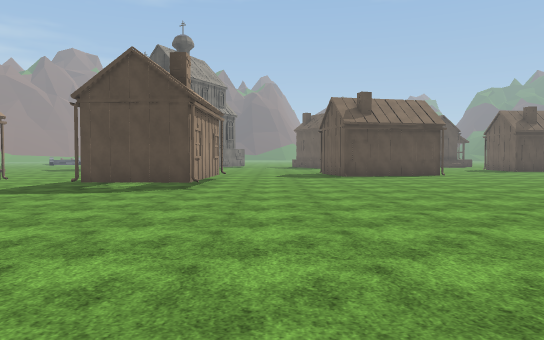
View 1 (above)

24 first-person views from a walk through a scene from a Unity 3-D project. The camera is 1.4 m above the floor, tilts 2° down and sees 70° across. The floor is counted in squares, 2 m on a side. Each view is taken from the middle of a square. On the plan, view 1 faces up. The plan holds only what a view shows up to about 11 squares ahead; the rest is blank. The place goes on beyond the plan. The terrain is drawn as flat ground. Some animated figures are left out. Some surface patterns are stand-ins.

View 2
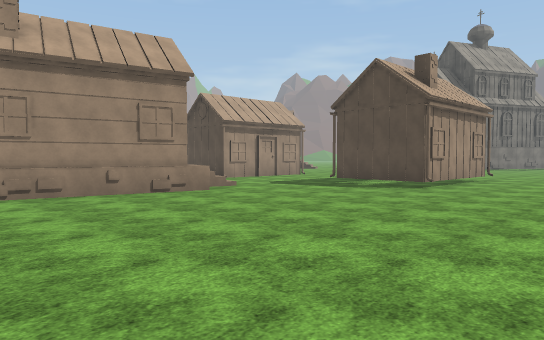

View 3
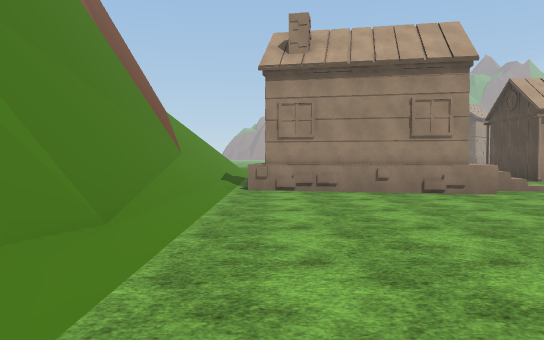

View 4
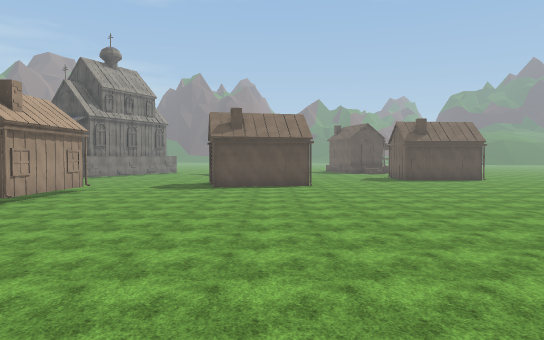

View 5
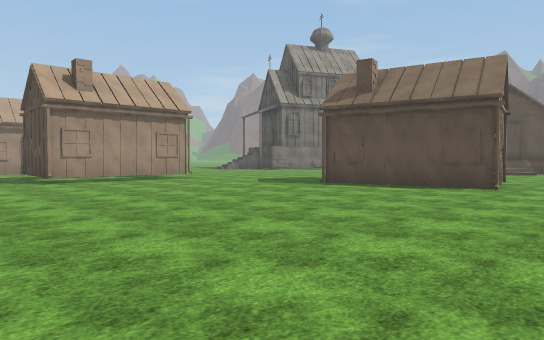

View 6
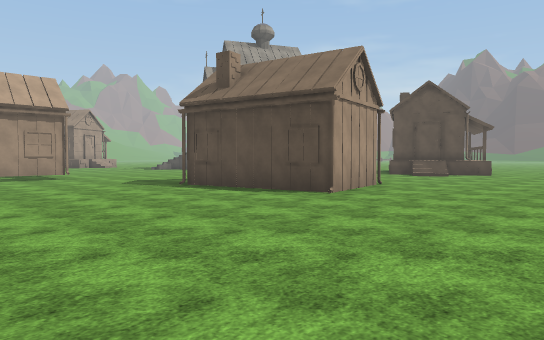

View 7
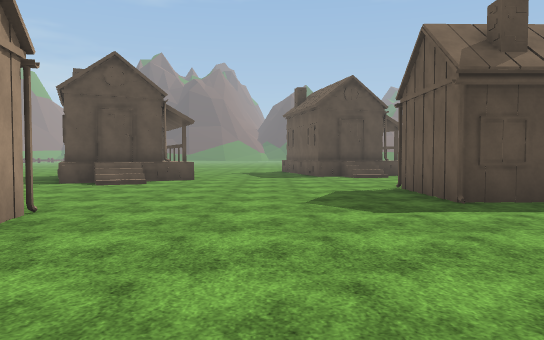

View 8
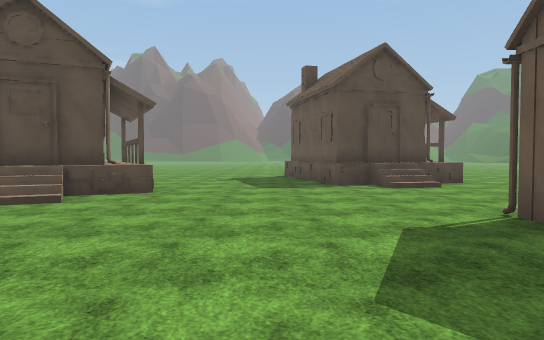

View 9
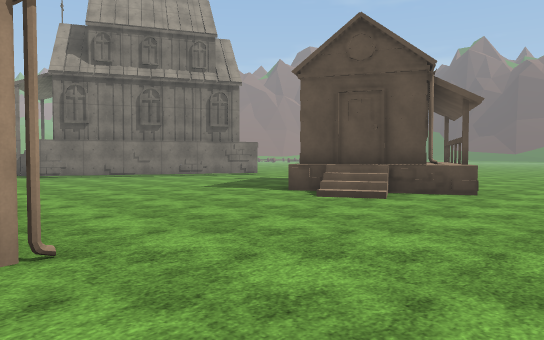

View 10
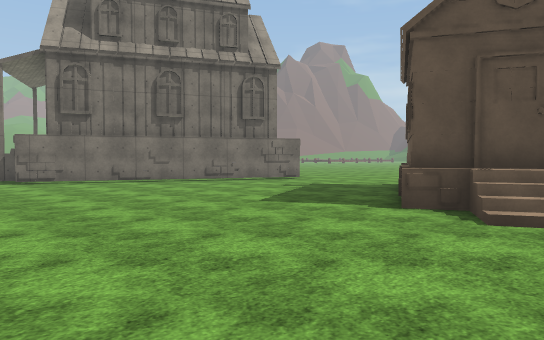

View 11
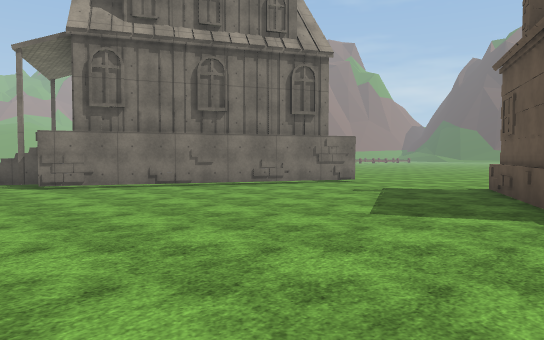

View 12
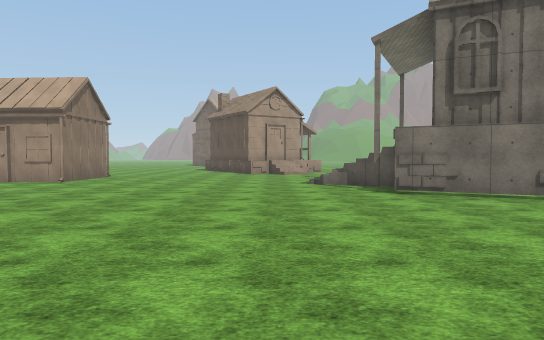

View 13
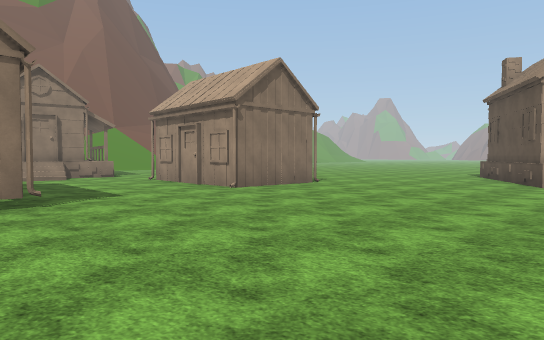

View 14
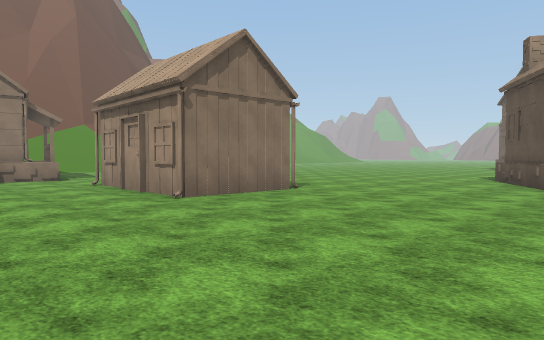

View 15
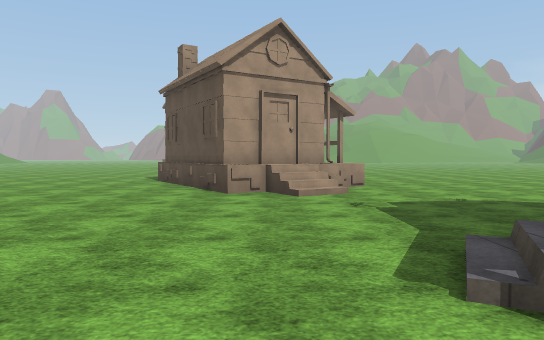

View 16
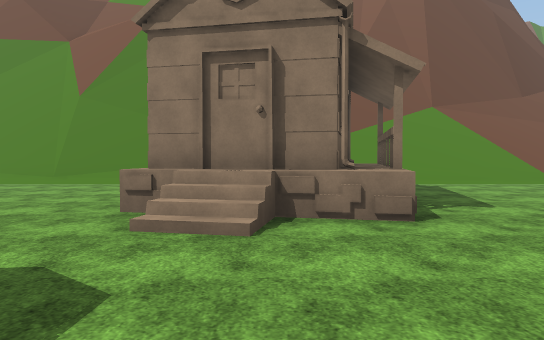

View 17
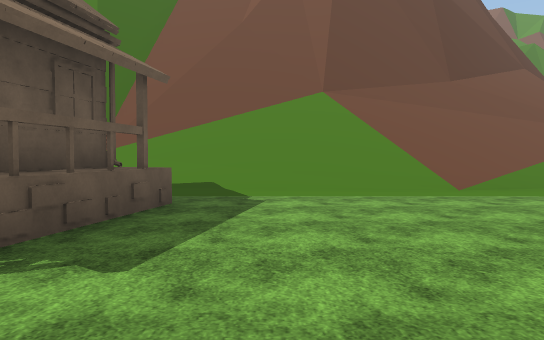

View 18
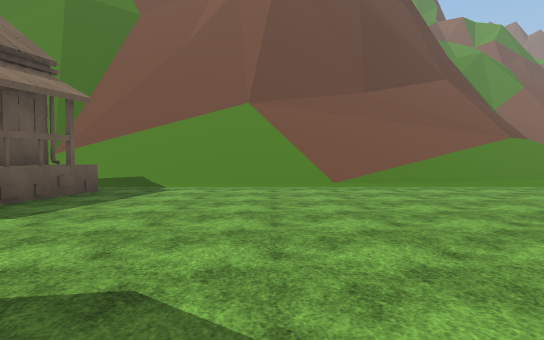

View 19
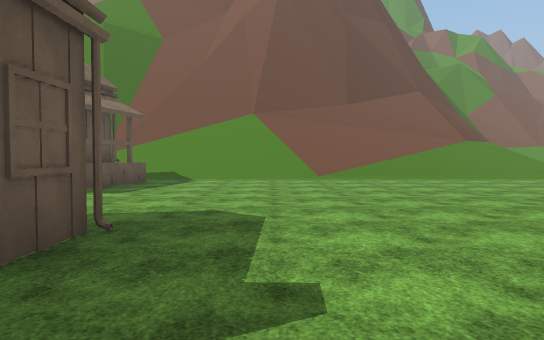

View 20
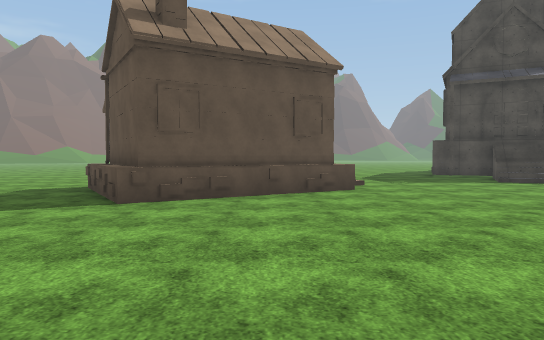

View 21
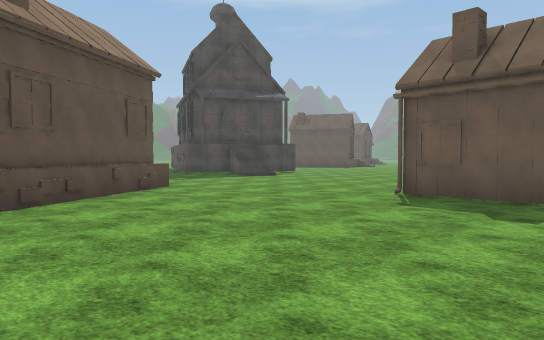

View 22
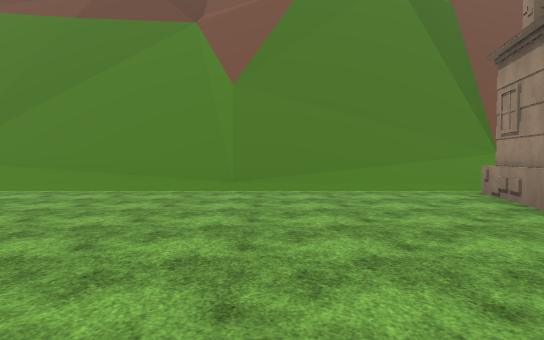

View 23
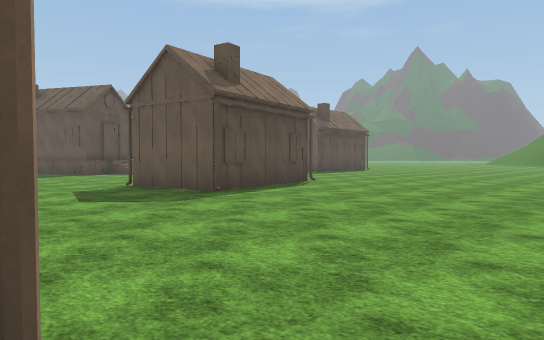

View 24
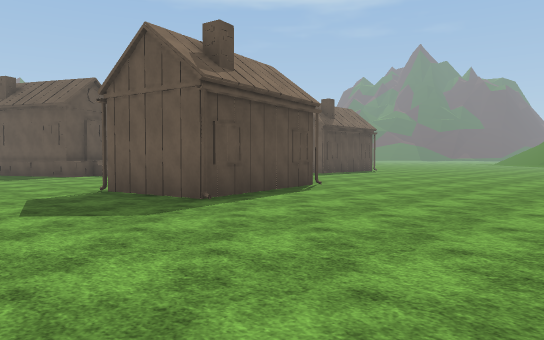

### Floor plan
Key: @ floor where view 1 was taken; # wall or solid block; . floor; / step, stairs or slope; = window, fence, low wall or low ledge; ^ raised ledge; v drop or lower ground; O other object.
Columns run from 18 left of view 1 to 14 right of it. Each row starts with its distance up from view 1.
 28                 ....   O.....###O
 27                ##...O  O.....##O.
 26                #....## OO........
 25  ..           ##.....###O........
 24  ....         #......###O.......
 23  .....       ##.......O.........
 22  .......     #.................
 21  ........ ####................#
 20    /......=...................##
 19   O# /........................O#
 18    # /..........................
 17 #####...............O O #......
 16 O##O.................#  #.....
 15 .#...................####.....
 14 ................ ............
 13 ..............#  .............
 12 .......O##....  #..............
 11 .......###....O #..............
 10  ......###....  #..............
  9 . .....###....###..............
  8   ...... .....................
  7  ....... .....................
  6  ............................
  5 ..........###O..............
  4 .........O###...............
  3 .........O###..............
  2 .........O###.............
  1 .........OO #.........
  0 ...///////////////@////
 -1 .///////////###########/
 -2 /////////##^^^#     #^^#
 -3 /////##^^^  vvvvvvvvv
 -4 =####^    vvv

Where each view was taken, in squares from view 1:
view 1: 0 up, 0 right, facing up
view 2: 0 up, 2 right, facing up-left
view 3: 1 up, 2 right, facing left
view 4: 1 down, 5 right, facing up
view 5: 6 up, 9 right, facing up-left
view 6: 9 up, 11 right, facing up-left
view 7: 13 up, 9 right, facing up
view 8: 17 up, 9 right, facing up
view 9: 17 up, 9 right, facing up-left
view 10: 18 up, 6 right, facing up-left
view 11: 18 up, 4 right, facing up-left
view 12: 18 up, 2 right, facing left
view 13: 19 up, 3 left, facing down-left
view 14: 18 up, 5 left, facing down-left
view 15: 18 up, 6 left, facing left
view 16: 10 up, 7 left, facing down
view 17: 7 up, 11 left, facing down
view 18: 9 up, 13 left, facing down
view 19: 12 up, 13 left, facing down
view 20: 9 up, 15 left, facing up
view 21: 9 up, 18 left, facing up-right
view 22: 8 up, 2 left, facing down
view 23: 8 up, 2 left, facing up-right
view 24: 9 up, 1 left, facing up-right
